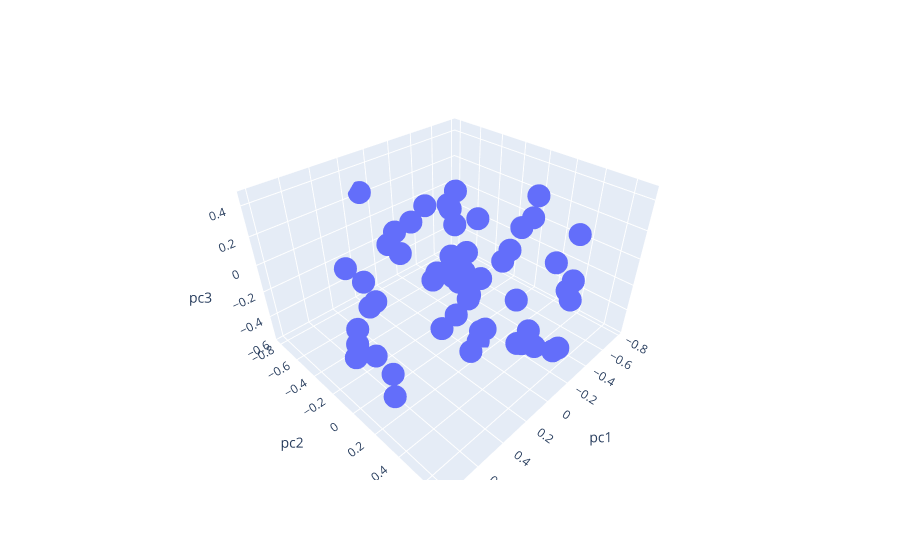

Write notebook code for a chart like this one.
### Code cell
import plotly.express as px
fig = px.scatter_3d(corr0, x = 'pc1', y = 'pc2', z = 'pc3')
fig.show()
